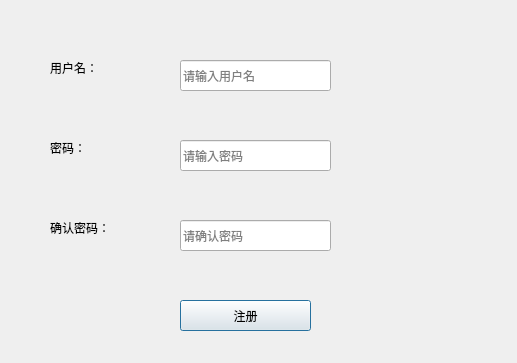
<?xml version="1.0" encoding="UTF-8"?>
<ui version="4.0">
 <class>NewId</class>
 <widget class="QDialog" name="NewId">
  <property name="geometry">
   <rect>
    <x>0</x>
    <y>0</y>
    <width>517</width>
    <height>363</height>
   </rect>
  </property>
  <property name="windowTitle">
   <string>Dialog</string>
  </property>
  <widget class="QLabel" name="label">
   <property name="geometry">
    <rect>
     <x>50</x>
     <y>60</y>
     <width>72</width>
     <height>15</height>
    </rect>
   </property>
   <property name="text">
    <string>用户名：</string>
   </property>
  </widget>
  <widget class="QLabel" name="label_2">
   <property name="geometry">
    <rect>
     <x>50</x>
     <y>140</y>
     <width>72</width>
     <height>15</height>
    </rect>
   </property>
   <property name="text">
    <string>密码：</string>
   </property>
  </widget>
  <widget class="QLineEdit" name="userNameEdit">
   <property name="geometry">
    <rect>
     <x>180</x>
     <y>60</y>
     <width>151</width>
     <height>31</height>
    </rect>
   </property>
   <property name="placeholderText">
    <string>请输入用户名</string>
   </property>
  </widget>
  <widget class="QLineEdit" name="pwdEdit">
   <property name="geometry">
    <rect>
     <x>180</x>
     <y>140</y>
     <width>151</width>
     <height>31</height>
    </rect>
   </property>
   <property name="echoMode">
    <enum>QLineEdit::Password</enum>
   </property>
   <property name="placeholderText">
    <string>请输入密码</string>
   </property>
  </widget>
  <widget class="QLineEdit" name="sureEdit">
   <property name="geometry">
    <rect>
     <x>180</x>
     <y>220</y>
     <width>151</width>
     <height>31</height>
    </rect>
   </property>
   <property name="echoMode">
    <enum>QLineEdit::Password</enum>
   </property>
   <property name="placeholderText">
    <string>请确认密码</string>
   </property>
  </widget>
  <widget class="QLabel" name="label_3">
   <property name="geometry">
    <rect>
     <x>50</x>
     <y>220</y>
     <width>72</width>
     <height>15</height>
    </rect>
   </property>
   <property name="text">
    <string>确认密码：</string>
   </property>
  </widget>
  <widget class="QPushButton" name="registerBtn">
   <property name="geometry">
    <rect>
     <x>180</x>
     <y>300</y>
     <width>131</width>
     <height>31</height>
    </rect>
   </property>
   <property name="text">
    <string>注册</string>
   </property>
  </widget>
 </widget>
 <resources/>
 <connections/>
</ui>
